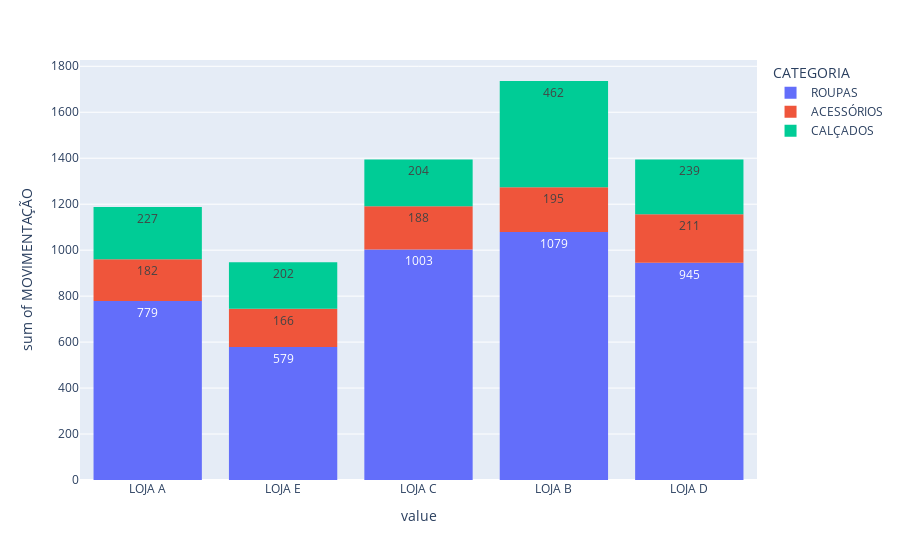

The notebook cell this image was saved under:
### Code cell
#Estoque por Categoria e Loja
px.histogram(dados,x=["ID LOJA","CATEGORIA"],y="MOVIMENTAÇÃO",text_auto=True,color="CATEGORIA")

### Figure 1 — Plotly figure (JSON) as saved in the notebook; plotly's stock layout.template omitted (floating-point values rounded to 4 significant figures; data arrays with more than 128 entries replaced by an {"elided": "..."} marker saying what was removed)
{"data": [{"alignmentgroup": "True", "bingroup": "x", "histfunc": "sum", "hovertemplate": "CATEGORIA=ROUPAS<br>value=%{x}<br>sum of MOVIMENTAÇÃO=%{y}<extra></extra>", "legendgroup": "ROUPAS", "marker": {"color": "#636efa", "pattern": {"shape": ""}}, "name": "ROUPAS", "offsetgroup": "ROUPAS", "orientation": "v", "showlegend": true, "texttemplate": "%{value}", "type": "histogram", "x": {"elided": "10025 str values"}, "xaxis": "x", "y": {"elided": "10025 int values"}, "yaxis": "y"}, {"alignmentgroup": "True", "bingroup": "x", "histfunc": "sum", "hovertemplate": "CATEGORIA=ACESSÓRIOS<br>value=%{x}<br>sum of MOVIMENTAÇÃO=%{y}<extra></extra>", "legendgroup": "ACESSÓRIOS", "marker": {"color": "#EF553B", "pattern": {"shape": ""}}, "name": "ACESSÓRIOS", "offsetgroup": "ACESSÓRIOS", "orientation": "v", "showlegend": true, "texttemplate": "%{value}", "type": "histogram", "x": {"elided": "1812 str values"}, "xaxis": "x", "y": {"elided": "1812 int values"}, "yaxis": "y"}, {"alignmentgroup": "True", "bingroup": "x", "histfunc": "sum", "hovertemplate": "CATEGORIA=CALÇADOS<br>value=%{x}<br>sum of MOVIMENTAÇÃO=%{y}<extra></extra>", "legendgroup": "CALÇADOS", "marker": {"color": "#00cc96", "pattern": {"shape": ""}}, "name": "CALÇADOS", "offsetgroup": "CALÇADOS", "orientation": "v", "showlegend": true, "texttemplate": "%{value}", "type": "histogram", "x": {"elided": "3163 str values"}, "xaxis": "x", "y": {"elided": "3163 int values"}, "yaxis": "y"}], "layout": {"autosize": true, "barmode": "relative", "legend": {"title": {"text": "CATEGORIA"}, "tracegroupgap": 0}, "margin": {"t": 60}, "xaxis": {"anchor": "y", "autorange": true, "domain": [0, 1], "range": [-0.5, 4.5], "title": {"text": "value"}, "type": "category"}, "yaxis": {"anchor": "x", "autorange": true, "domain": [0, 1], "range": [0, 1827.0], "title": {"text": "sum of MOVIMENTAÇÃO"}, "type": "linear"}}}
